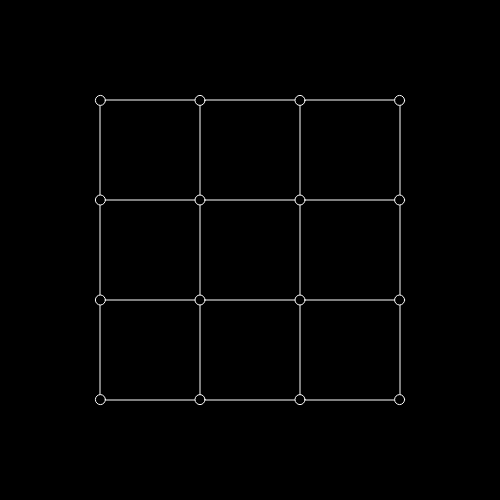
Frame 1 (no input)
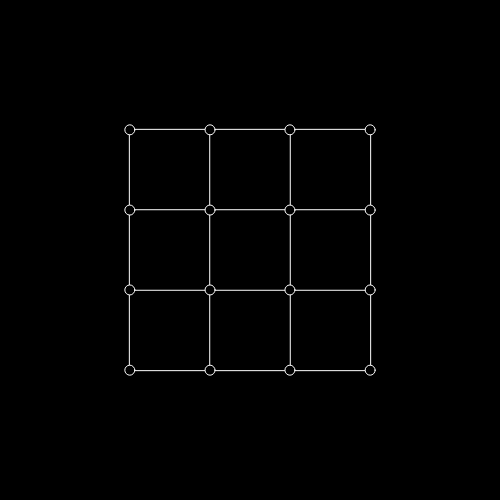
Frame 60 (no input)
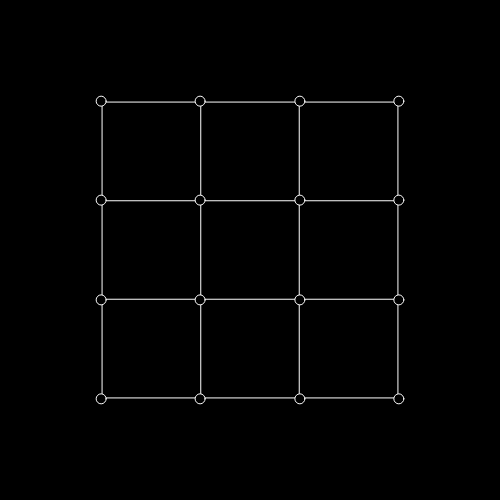
Frame 120 (the mouse pressed at the canvas centre since frame 60)

The p5.js sketch that drew these frames (run headless with seeded random() and noise() and a simulated clock; from frame 60 on, the mouse is pressed at the canvas centre):

// p5.js sketch
// ── sketch.js
const FRAME_RATE = 30;
let ps;

function setup() {
  frameRate(FRAME_RATE);
  createCanvas(500, 500);
  background(0);
  strokeJoin(ROUND);

  ps = new ParticleSystem();
}

function draw() {
  background(0);
  ps.run();
}

class ParticleSystem {
  constructor() {
    this.particles = [];
    this.gridNumber = 4;
    this.springLength = 90;
    this.k = 0.04;

    for(let j=0; j<this.gridNumber; j++) {
      for(let i=0; i<this.gridNumber; i++) {
        let x = i * 100 + 100;
        let y = j * 100 + 100;
        this.particles.push(new Particle(createVector(x, y)));
      }
    }

    this.springs = [];

    for(let i=0; i<this.gridNumber*this.gridNumber; i++) {
      let col = i%this.gridNumber;
      let row = floor(i/this.gridNumber);

      // Horizontal Springs
      if(col < this.gridNumber-1) {
        let spring = new Spring(this.particles[i], this.particles[i+1]);
        this.springs.push(spring);
      }

      // Vertical Springs
      if(row < this.gridNumber-1) {
        let spring = new Spring(this.particles[i], this.particles[i+4]);
        this.springs.push(spring);
      }
    }
  }

  run() {
    for(let i=0; i<this.springs.length; i++) {
      let a = this.springs[i].a;
      let b = this.springs[i].b;
      let f = p5.Vector.sub(a.pos, b.pos);
      let d = f.mag();
      let stretch = d - this.springLength;
      f.normalize();
      f.mult(-1 * this.k * stretch);
      a.applyForce(f);
      f.mult(-1);
      b.applyForce(f);

      this.springs[i].draw();
    }

    for(let i=this.particles.length-1; i>=0; i--) {
      this.particles[i].update();
      this.particles[i].draw();
    }
  }
}

class Particle {
  constructor(pos) {
    this.pos = pos;
    this.vel = createVector(0, 0);
    this.acc = createVector(0, 0);
    this.size = 10;
  }

  applyForce(frc) {
    this.acc.add(frc);
  }

  update() {
    this.vel.add(this.acc);
    this.pos.add(this.vel);
    this.acc.mult(0);
  }

  draw() {
    fill(0);
    stroke(255);
    ellipse(this.pos.x, this.pos.y, this.size, this.size);
  }
}

class Spring {
  constructor(a, b) {
    this.a = a;
    this.b = b;
  }

  draw() {
    noFill();
    stroke(255);
    beginShape();
    vertex(this.a.pos.x, this.a.pos.y);
    vertex(this.b.pos.x, this.b.pos.y);
    endShape();
  }
}
